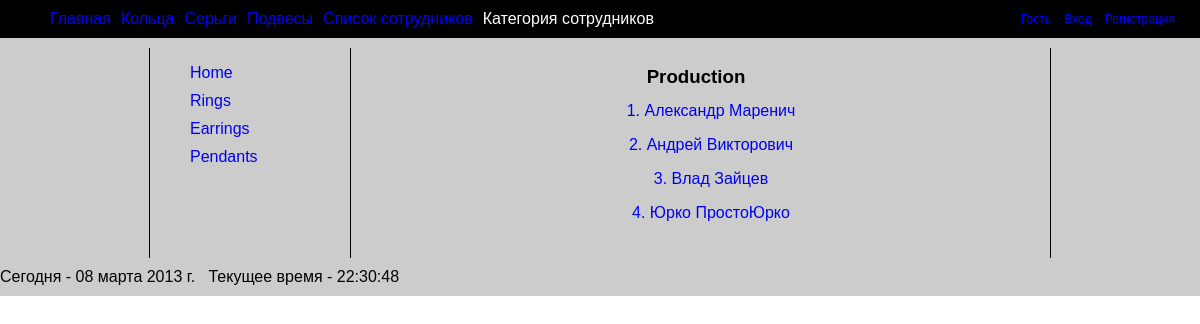
/employees_group_view/employees_group_list/2/, run on an earlier commit of the app's database.
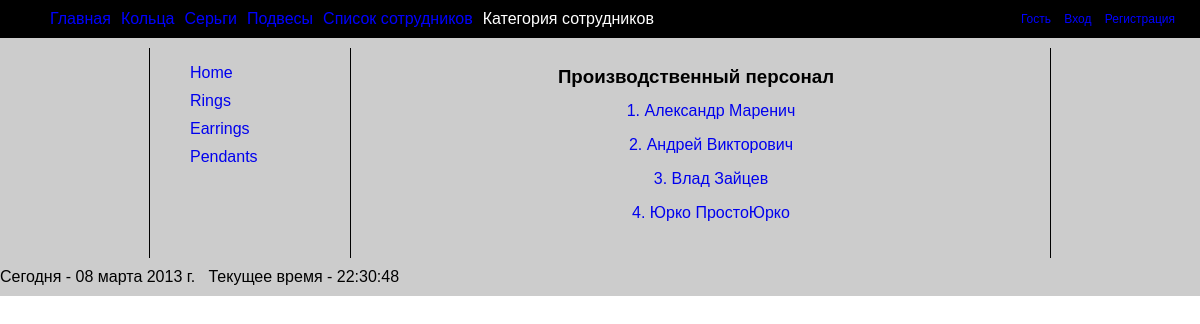
And on a later commit of the database.
### myjeweler/apps/employees/models.py (models this page shows, shortened)
class Group(models.Model):
	name = models.CharField(max_length = 30)

### myjeweler/apps/employees/views.py (the view)
# urls.py: url(r'^employees_group_list/(?P<id>\d+)/$', 'employees_group_list', name = 'employees_group_list'),
def employees_group_list(request, id):
	group = get_object_or_404(Group, id=id)
	employees = Employee.objects.filter(group = group)
	return render(request, "employees_item.html",
		{'employees': employees,
		'group': group})

### myjeweler/templates/employees_item.html
{% extends "employees.html" %}
{% block employee_class %} class="active" {% endblock %}
{% block content %}
		<h3>{{ group.name }}</h3>
		{% for employee in employees %}
			<ul>
				<li><a href="/employees_group_view/{{ employee.id }}">{{ forloop.counter }}. {{ employee.first_name }} {{ employee.last_name }}</a></li>
			</ul>
		{% endfor %}
{% endblock content %}

What changed in the data, as far as the page shows it:
changed Group: name "Production" → "Производственный персонал"
